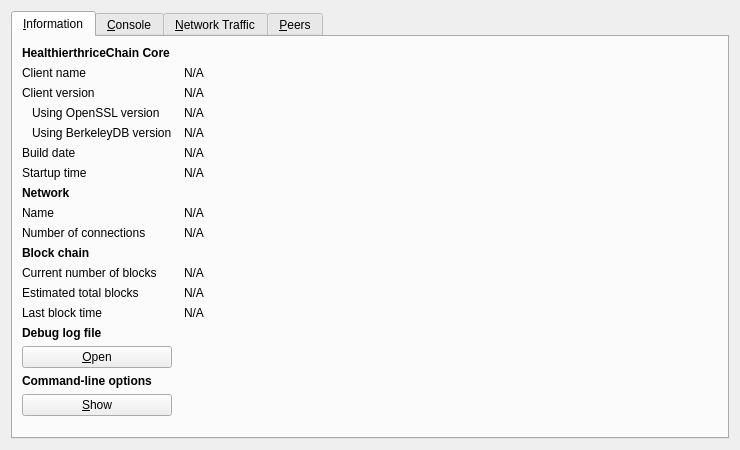
<?xml version="1.0" encoding="UTF-8"?>
<ui version="4.0">
 <class>RPCConsole</class>
 <widget class="QDialog" name="RPCConsole">
  <property name="geometry">
   <rect>
    <x>0</x>
    <y>0</y>
    <width>740</width>
    <height>450</height>
   </rect>
  </property>
  <property name="windowTitle">
   <string>HealthierthriceChain - Debug window</string>
  </property>
  <layout class="QVBoxLayout" name="verticalLayout_2">
   <item>
    <widget class="QTabWidget" name="tabWidget">
     <property name="currentIndex">
      <number>0</number>
     </property>
     <widget class="QWidget" name="tab_info">
      <attribute name="title">
       <string>&amp;Information</string>
      </attribute>
      <layout class="QGridLayout" name="gridLayout" columnstretch="0,1">
       <property name="horizontalSpacing">
        <number>12</number>
       </property>
       <item row="0" column="0">
        <widget class="QLabel" name="label_9">
         <property name="font">
          <font>
           <weight>75</weight>
           <bold>true</bold>
          </font>
         </property>
         <property name="text">
          <string>HealthierthriceChain Core</string>
         </property>
        </widget>
       </item>
       <item row="1" column="0">
        <widget class="QLabel" name="label_5">
         <property name="text">
          <string>Client name</string>
         </property>
        </widget>
       </item>
       <item row="1" column="1">
        <widget class="QLabel" name="clientName">
         <property name="cursor">
          <cursorShape>IBeamCursor</cursorShape>
         </property>
         <property name="text">
          <string>N/A</string>
         </property>
         <property name="textFormat">
          <enum>Qt::PlainText</enum>
         </property>
         <property name="textInteractionFlags">
          <set>Qt::LinksAccessibleByMouse|Qt::TextSelectableByKeyboard|Qt::TextSelectableByMouse</set>
         </property>
        </widget>
       </item>
       <item row="2" column="0">
        <widget class="QLabel" name="label_6">
         <property name="text">
          <string>Client version</string>
         </property>
        </widget>
       </item>
       <item row="2" column="1">
        <widget class="QLabel" name="clientVersion">
         <property name="cursor">
          <cursorShape>IBeamCursor</cursorShape>
         </property>
         <property name="text">
          <string>N/A</string>
         </property>
         <property name="textFormat">
          <enum>Qt::PlainText</enum>
         </property>
         <property name="textInteractionFlags">
          <set>Qt::LinksAccessibleByMouse|Qt::TextSelectableByKeyboard|Qt::TextSelectableByMouse</set>
         </property>
        </widget>
       </item>
       <item row="3" column="0">
        <widget class="QLabel" name="label_14">
         <property name="text">
          <string>Using OpenSSL version</string>
         </property>
         <property name="indent">
          <number>10</number>
         </property>
        </widget>
       </item>
       <item row="3" column="1">
        <widget class="QLabel" name="openSSLVersion">
         <property name="cursor">
          <cursorShape>IBeamCursor</cursorShape>
         </property>
         <property name="text">
          <string>N/A</string>
         </property>
         <property name="textFormat">
          <enum>Qt::PlainText</enum>
         </property>
         <property name="textInteractionFlags">
          <set>Qt::LinksAccessibleByMouse|Qt::TextSelectableByKeyboard|Qt::TextSelectableByMouse</set>
         </property>
        </widget>
       </item>
       <item row="4" column="0">
        <widget class="QLabel" name="label_berkeleyDBVersion">
         <property name="text">
          <string>Using BerkeleyDB version</string>
         </property>
         <property name="indent">
          <number>10</number>
         </property>
        </widget>
       </item>
       <item row="4" column="1">
        <widget class="QLabel" name="berkeleyDBVersion">
         <property name="cursor">
          <cursorShape>IBeamCursor</cursorShape>
         </property>
         <property name="text">
          <string>N/A</string>
         </property>
         <property name="textFormat">
          <enum>Qt::PlainText</enum>
         </property>
         <property name="textInteractionFlags">
          <set>Qt::LinksAccessibleByMouse|Qt::TextSelectableByKeyboard|Qt::TextSelectableByMouse</set>
         </property>
        </widget>
       </item>
       <item row="5" column="0">
        <widget class="QLabel" name="label_12">
         <property name="text">
          <string>Build date</string>
         </property>
        </widget>
       </item>
       <item row="5" column="1">
        <widget class="QLabel" name="buildDate">
         <property name="cursor">
          <cursorShape>IBeamCursor</cursorShape>
         </property>
         <property name="text">
          <string>N/A</string>
         </property>
         <property name="textFormat">
          <enum>Qt::PlainText</enum>
         </property>
         <property name="textInteractionFlags">
          <set>Qt::LinksAccessibleByMouse|Qt::TextSelectableByKeyboard|Qt::TextSelectableByMouse</set>
         </property>
        </widget>
       </item>
       <item row="6" column="0">
        <widget class="QLabel" name="label_13">
         <property name="text">
          <string>Startup time</string>
         </property>
        </widget>
       </item>
       <item row="6" column="1">
        <widget class="QLabel" name="startupTime">
         <property name="cursor">
          <cursorShape>IBeamCursor</cursorShape>
         </property>
         <property name="text">
          <string>N/A</string>
         </property>
         <property name="textFormat">
          <enum>Qt::PlainText</enum>
         </property>
         <property name="textInteractionFlags">
          <set>Qt::LinksAccessibleByMouse|Qt::TextSelectableByKeyboard|Qt::TextSelectableByMouse</set>
         </property>
        </widget>
       </item>
       <item row="7" column="0">
        <widget class="QLabel" name="label_11">
         <property name="font">
          <font>
           <weight>75</weight>
           <bold>true</bold>
          </font>
         </property>
         <property name="text">
          <string>Network</string>
         </property>
        </widget>
       </item>
       <item row="8" column="0">
        <widget class="QLabel" name="label_8">
         <property name="text">
          <string>Name</string>
         </property>
        </widget>
       </item>
       <item row="8" column="1">
        <widget class="QLabel" name="networkName">
         <property name="cursor">
          <cursorShape>IBeamCursor</cursorShape>
         </property>
         <property name="text">
          <string>N/A</string>
         </property>
         <property name="textFormat">
          <enum>Qt::PlainText</enum>
         </property>
         <property name="textInteractionFlags">
          <set>Qt::LinksAccessibleByMouse|Qt::TextSelectableByKeyboard|Qt::TextSelectableByMouse</set>
         </property>
        </widget>
       </item>
       <item row="9" column="0">
        <widget class="QLabel" name="label_7">
         <property name="text">
          <string>Number of connections</string>
         </property>
        </widget>
       </item>
       <item row="9" column="1">
        <widget class="QLabel" name="numberOfConnections">
         <property name="cursor">
          <cursorShape>IBeamCursor</cursorShape>
         </property>
         <property name="text">
          <string>N/A</string>
         </property>
         <property name="textFormat">
          <enum>Qt::PlainText</enum>
         </property>
         <property name="textInteractionFlags">
          <set>Qt::LinksAccessibleByMouse|Qt::TextSelectableByKeyboard|Qt::TextSelectableByMouse</set>
         </property>
        </widget>
       </item>
       <item row="10" column="0">
        <widget class="QLabel" name="label_10">
         <property name="font">
          <font>
           <weight>75</weight>
           <bold>true</bold>
          </font>
         </property>
         <property name="text">
          <string>Block chain</string>
         </property>
        </widget>
       </item>
       <item row="11" column="0">
        <widget class="QLabel" name="label_3">
         <property name="text">
          <string>Current number of blocks</string>
         </property>
        </widget>
       </item>
       <item row="11" column="1">
        <widget class="QLabel" name="numberOfBlocks">
         <property name="cursor">
          <cursorShape>IBeamCursor</cursorShape>
         </property>
         <property name="text">
          <string>N/A</string>
         </property>
         <property name="textFormat">
          <enum>Qt::PlainText</enum>
         </property>
         <property name="textInteractionFlags">
          <set>Qt::LinksAccessibleByMouse|Qt::TextSelectableByKeyboard|Qt::TextSelectableByMouse</set>
         </property>
        </widget>
       </item>
       <item row="12" column="0">
        <widget class="QLabel" name="label_4">
         <property name="text">
          <string>Estimated total blocks</string>
         </property>
        </widget>
       </item>
       <item row="12" column="1">
        <widget class="QLabel" name="totalBlocks">
         <property name="cursor">
          <cursorShape>IBeamCursor</cursorShape>
         </property>
         <property name="text">
          <string>N/A</string>
         </property>
         <property name="textFormat">
          <enum>Qt::PlainText</enum>
         </property>
         <property name="textInteractionFlags">
          <set>Qt::LinksAccessibleByMouse|Qt::TextSelectableByKeyboard|Qt::TextSelectableByMouse</set>
         </property>
        </widget>
       </item>
       <item row="13" column="0">
        <widget class="QLabel" name="label_2">
         <property name="text">
          <string>Last block time</string>
         </property>
        </widget>
       </item>
       <item row="13" column="1">
        <widget class="QLabel" name="lastBlockTime">
         <property name="cursor">
          <cursorShape>IBeamCursor</cursorShape>
         </property>
         <property name="text">
          <string>N/A</string>
         </property>
         <property name="textFormat">
          <enum>Qt::PlainText</enum>
         </property>
         <property name="textInteractionFlags">
          <set>Qt::LinksAccessibleByMouse|Qt::TextSelectableByKeyboard|Qt::TextSelectableByMouse</set>
         </property>
        </widget>
       </item>
       <item row="13" column="0">
        <spacer name="verticalSpacer_2">
         <property name="orientation">
          <enum>Qt::Vertical</enum>
         </property>
         <property name="sizeHint" stdset="0">
          <size>
           <width>20</width>
           <height>20</height>
          </size>
         </property>
        </spacer>
       </item>
       <item row="14" column="0">
        <widget class="QLabel" name="labelDebugLogfile">
         <property name="font">
          <font>
           <weight>75</weight>
           <bold>true</bold>
          </font>
         </property>
         <property name="text">
          <string>Debug log file</string>
         </property>
        </widget>
       </item>
       <item row="15" column="0">
        <widget class="QPushButton" name="openDebugLogfileButton">
         <property name="toolTip">
          <string>Open the HealthierthriceChain debug log file from the current data directory. This can take a few seconds for large log files.</string>
         </property>
         <property name="text">
          <string>&amp;Open</string>
         </property>
         <property name="autoDefault">
          <bool>false</bool>
         </property>
        </widget>
       </item>
       <item row="16" column="0">
        <widget class="QLabel" name="labelCLOptions">
         <property name="font">
          <font>
           <weight>75</weight>
           <bold>true</bold>
          </font>
         </property>
         <property name="text">
          <string>Command-line options</string>
         </property>
        </widget>
       </item>
       <item row="17" column="0">
        <widget class="QPushButton" name="showCLOptionsButton">
         <property name="toolTip">
          <string>Show the HealthierthriceChain help message to get a list with possible HealthierthriceChain command-line options.</string>
         </property>
         <property name="text">
          <string>&amp;Show</string>
         </property>
         <property name="autoDefault">
          <bool>false</bool>
         </property>
        </widget>
       </item>
       <item row="18" column="0">
        <spacer name="verticalSpacer">
         <property name="orientation">
          <enum>Qt::Vertical</enum>
         </property>
         <property name="sizeHint" stdset="0">
          <size>
           <width>20</width>
           <height>40</height>
          </size>
         </property>
        </spacer>
       </item>
      </layout>
     </widget>
     <widget class="QWidget" name="tab_console">
      <attribute name="title">
       <string>&amp;Console</string>
      </attribute>
      <layout class="QVBoxLayout" name="verticalLayout_3">
       <property name="spacing">
        <number>3</number>
       </property>
       <item>
        <widget class="QTextEdit" name="messagesWidget">
         <property name="minimumSize">
          <size>
           <width>0</width>
           <height>100</height>
          </size>
         </property>
         <property name="readOnly">
          <bool>true</bool>
         </property>
         <property name="tabKeyNavigation" stdset="0">
          <bool>false</bool>
         </property>
         <property name="columnCount" stdset="0">
          <number>2</number>
         </property>
        </widget>
       </item>
       <item>
        <layout class="QHBoxLayout" name="horizontalLayout">
         <property name="spacing">
          <number>3</number>
         </property>
         <item>
          <widget class="QLabel" name="label">
           <property name="text">
            <string notr="true">&gt;</string>
           </property>
          </widget>
         </item>
         <item>
          <widget class="QLineEdit" name="lineEdit"/>
         </item>
         <item>
          <widget class="QPushButton" name="clearButton">
           <property name="maximumSize">
            <size>
             <width>24</width>
             <height>24</height>
            </size>
           </property>
           <property name="toolTip">
            <string>Clear console</string>
           </property>
           <property name="text">
            <string/>
           </property>
           <property name="icon">
            <iconset resource="../bitcoin.qrc">
             <normaloff>:/icons/remove</normaloff>:/icons/remove</iconset>
           </property>
           <property name="shortcut">
            <string notr="true">Ctrl+L</string>
           </property>
           <property name="autoDefault">
            <bool>false</bool>
           </property>
          </widget>
         </item>
        </layout>
       </item>
      </layout>
     </widget>
     <widget class="QWidget" name="tab_nettraffic">
      <attribute name="title">
       <string>&amp;Network Traffic</string>
      </attribute>
      <layout class="QHBoxLayout" name="horizontalLayout_3">
       <item>
        <layout class="QVBoxLayout" name="verticalLayout_4">
         <item>
          <widget class="TrafficGraphWidget" name="trafficGraph" native="true">
           <property name="sizePolicy">
            <sizepolicy hsizetype="Expanding" vsizetype="Expanding">
             <horstretch>0</horstretch>
             <verstretch>0</verstretch>
            </sizepolicy>
           </property>
          </widget>
         </item>
         <item>
          <layout class="QHBoxLayout" name="horizontalLayout_2">
           <item>
            <widget class="QSlider" name="sldGraphRange">
             <property name="minimum">
              <number>1</number>
             </property>
             <property name="maximum">
              <number>288</number>
             </property>
             <property name="pageStep">
              <number>12</number>
             </property>
             <property name="value">
              <number>6</number>
             </property>
             <property name="orientation">
              <enum>Qt::Horizontal</enum>
             </property>
            </widget>
           </item>
           <item>
            <widget class="QLabel" name="lblGraphRange">
             <property name="minimumSize">
              <size>
               <width>100</width>
               <height>0</height>
              </size>
             </property>
             <property name="alignment">
              <set>Qt::AlignCenter</set>
             </property>
            </widget>
           </item>
           <item>
            <widget class="QPushButton" name="btnClearTrafficGraph">
             <property name="text">
              <string>&amp;Clear</string>
             </property>
             <property name="autoDefault">
              <bool>false</bool>
             </property>
            </widget>
           </item>
          </layout>
         </item>
        </layout>
       </item>
       <item>
        <layout class="QVBoxLayout" name="verticalLayout">
         <item>
          <widget class="QGroupBox" name="groupBox">
           <property name="title">
            <string>Totals</string>
           </property>
           <layout class="QVBoxLayout" name="verticalLayout_5">
            <item>
             <layout class="QHBoxLayout" name="horizontalLayout_4">
              <item>
               <widget class="Line" name="line">
                <property name="sizePolicy">
                 <sizepolicy hsizetype="Fixed" vsizetype="Fixed">
                  <horstretch>0</horstretch>
                  <verstretch>0</verstretch>
                 </sizepolicy>
                </property>
                <property name="minimumSize">
                 <size>
                  <width>10</width>
                  <height>0</height>
                 </size>
                </property>
                <property name="palette">
                 <palette>
                  <active>
                   <colorrole role="Light">
                    <brush brushstyle="SolidPattern">
                     <color alpha="255">
                      <red>0</red>
                      <green>255</green>
                      <blue>0</blue>
                     </color>
                    </brush>
                   </colorrole>
                  </active>
                  <inactive>
                   <colorrole role="Light">
                    <brush brushstyle="SolidPattern">
                     <color alpha="255">
                      <red>0</red>
                      <green>255</green>
                      <blue>0</blue>
                     </color>
                    </brush>
                   </colorrole>
                  </inactive>
                  <disabled>
                   <colorrole role="Light">
                    <brush brushstyle="SolidPattern">
                     <color alpha="255">
                      <red>0</red>
                      <green>255</green>
                      <blue>0</blue>
                     </color>
                    </brush>
                   </colorrole>
                  </disabled>
                 </palette>
                </property>
                <property name="orientation">
                 <enum>Qt::Horizontal</enum>
                </property>
               </widget>
              </item>
              <item>
               <widget class="QLabel" name="label_16">
                <property name="text">
                 <string>In:</string>
                </property>
               </widget>
              </item>
              <item>
               <widget class="QLabel" name="lblBytesIn">
                <property name="minimumSize">
                 <size>
                  <width>50</width>
                  <height>0</height>
                 </size>
                </property>
                <property name="alignment">
                 <set>Qt::AlignRight|Qt::AlignTrailing|Qt::AlignVCenter</set>
                </property>
               </widget>
              </item>
             </layout>
            </item>
            <item>
             <layout class="QHBoxLayout" name="horizontalLayout_5">
              <item>
               <widget class="Line" name="line_2">
                <property name="sizePolicy">
                 <sizepolicy hsizetype="Fixed" vsizetype="Fixed">
                  <horstretch>0</horstretch>
                  <verstretch>0</verstretch>
                 </sizepolicy>
                </property>
                <property name="minimumSize">
                 <size>
                  <width>10</width>
                  <height>0</height>
                 </size>
                </property>
                <property name="palette">
                 <palette>
                  <active>
                   <colorrole role="Light">
                    <brush brushstyle="SolidPattern">
                     <color alpha="255">
                      <red>255</red>
                      <green>0</green>
                      <blue>0</blue>
                     </color>
                    </brush>
                   </colorrole>
                  </active>
                  <inactive>
                   <colorrole role="Light">
                    <brush brushstyle="SolidPattern">
                     <color alpha="255">
                      <red>255</red>
                      <green>0</green>
                      <blue>0</blue>
                     </color>
                    </brush>
                   </colorrole>
                  </inactive>
                  <disabled>
                   <colorrole role="Light">
                    <brush brushstyle="SolidPattern">
                     <color alpha="255">
                      <red>255</red>
                      <green>0</green>
                      <blue>0</blue>
                     </color>
                    </brush>
                   </colorrole>
                  </disabled>
                 </palette>
                </property>
                <property name="orientation">
                 <enum>Qt::Horizontal</enum>
                </property>
               </widget>
              </item>
              <item>
               <widget class="QLabel" name="label_17">
                <property name="text">
                 <string>Out:</string>
                </property>
               </widget>
              </item>
              <item>
               <widget class="QLabel" name="lblBytesOut">
                <property name="minimumSize">
                 <size>
                  <width>50</width>
                  <height>0</height>
                 </size>
                </property>
                <property name="alignment">
                 <set>Qt::AlignRight|Qt::AlignTrailing|Qt::AlignVCenter</set>
                </property>
               </widget>
              </item>
             </layout>
            </item>
            <item>
             <spacer name="verticalSpacer_4">
              <property name="orientation">
               <enum>Qt::Vertical</enum>
              </property>
              <property name="sizeHint" stdset="0">
               <size>
                <width>20</width>
                <height>407</height>
               </size>
              </property>
             </spacer>
            </item>
           </layout>
          </widget>
         </item>
        </layout>
       </item>
      </layout>
     </widget>
     <widget class="QWidget" name="tab_peers">
      <attribute name="title">
       <string>&amp;Peers</string>
      </attribute>
      <layout class="QGridLayout" name="gridLayout_2">
       <item row="0" column="0" rowspan="2">
        <widget class="QTableView" name="peerWidget">
         <property name="horizontalScrollBarPolicy">
          <enum>Qt::ScrollBarAsNeeded</enum>
         </property>
         <property name="sortingEnabled">
          <bool>true</bool>
         </property>
         <attribute name="horizontalHeaderHighlightSections">
          <bool>false</bool>
         </attribute>
        </widget>
       </item>
       <item row="0" column="1">
        <widget class="QLabel" name="peerHeading">
         <property name="sizePolicy">
          <sizepolicy hsizetype="Preferred" vsizetype="Minimum">
           <horstretch>0</horstretch>
           <verstretch>0</verstretch>
          </sizepolicy>
         </property>
         <property name="minimumSize">
          <size>
           <width>300</width>
           <height>32</height>
          </size>
         </property>
         <property name="font">
          <font>
           <pointsize>10</pointsize>
          </font>
         </property>
         <property name="cursor">
          <cursorShape>IBeamCursor</cursorShape>
         </property>
         <property name="text">
          <string>Select a peer to view detailed information.</string>
         </property>
         <property name="alignment">
          <set>Qt::AlignHCenter|Qt::AlignTop</set>
         </property>
         <property name="wordWrap">
          <bool>true</bool>
         </property>
         <property name="textInteractionFlags">
          <set>Qt::LinksAccessibleByMouse|Qt::TextSelectableByKeyboard|Qt::TextSelectableByMouse</set>
         </property>
        </widget>
       </item>
       <item row="1" column="1">
        <widget class="QWidget" name="detailWidget" native="true">
         <property name="minimumSize">
          <size>
           <width>300</width>
           <height>0</height>
          </size>
         </property>
         <layout class="QGridLayout" name="gridLayout_3">
          <item row="0" column="0">
           <widget class="QLabel" name="label_23">
            <property name="text">
             <string>Peer ID</string>
            </property>
           </widget>
          </item>
          <item row="0" column="2">
           <widget class="QLabel" name="peerId">
            <property name="cursor">
             <cursorShape>IBeamCursor</cursorShape>
            </property>
            <property name="text">
             <string>N/A</string>
            </property>
            <property name="textFormat">
             <enum>Qt::PlainText</enum>
            </property>
            <property name="textInteractionFlags">
             <set>Qt::LinksAccessibleByMouse|Qt::TextSelectableByKeyboard|Qt::TextSelectableByMouse</set>
            </property>
           </widget>
          </item>
          <item row="1" column="0">
           <widget class="QLabel" name="label_23">
            <property name="text">
             <string>Direction</string>
            </property>
           </widget>
          </item>
          <item row="1" column="2">
           <widget class="QLabel" name="peerDirection">
            <property name="cursor">
             <cursorShape>IBeamCursor</cursorShape>
            </property>
            <property name="text">
             <string>N/A</string>
            </property>
            <property name="textFormat">
             <enum>Qt::PlainText</enum>
            </property>
            <property name="textInteractionFlags">
             <set>Qt::LinksAccessibleByMouse|Qt::TextSelectableByKeyboard|Qt::TextSelectableByMouse</set>
            </property>
           </widget>
          </item>
          <item row="2" column="0">
           <widget class="QLabel" name="label_21">
            <property name="text">
             <string>Version</string>
            </property>
           </widget>
          </item>
          <item row="2" column="2">
           <widget class="QLabel" name="peerVersion">
            <property name="cursor">
             <cursorShape>IBeamCursor</cursorShape>
            </property>
            <property name="text">
             <string>N/A</string>
            </property>
            <property name="textFormat">
             <enum>Qt::PlainText</enum>
            </property>
            <property name="textInteractionFlags">
             <set>Qt::LinksAccessibleByMouse|Qt::TextSelectableByKeyboard|Qt::TextSelectableByMouse</set>
            </property>
           </widget>
          </item>
          <item row="3" column="0">
           <widget class="QLabel" name="label_28">
            <property name="text">
             <string>User Agent</string>
            </property>
           </widget>
          </item>
          <item row="3" column="2">
           <widget class="QLabel" name="peerSubversion">
            <property name="cursor">
             <cursorShape>IBeamCursor</cursorShape>
            </property>
            <property name="text">
             <string>N/A</string>
            </property>
            <property name="textFormat">
             <enum>Qt::PlainText</enum>
            </property>
            <property name="textInteractionFlags">
             <set>Qt::LinksAccessibleByMouse|Qt::TextSelectableByKeyboard|Qt::TextSelectableByMouse</set>
            </property>
           </widget>
          </item>
          <item row="4" column="0">
           <widget class="QLabel" name="label_4">
            <property name="text">
             <string>Services</string>
            </property>
           </widget>
          </item>
          <item row="4" column="2">
           <widget class="QLabel" name="peerServices">
            <property name="cursor">
             <cursorShape>IBeamCursor</cursorShape>
            </property>
            <property name="text">
             <string>N/A</string>
            </property>
            <property name="textFormat">
             <enum>Qt::PlainText</enum>
            </property>
            <property name="textInteractionFlags">
             <set>Qt::LinksAccessibleByMouse|Qt::TextSelectableByKeyboard|Qt::TextSelectableByMouse</set>
            </property>
           </widget>
          </item>
          <item row="5" column="0">
           <widget class="QLabel" name="label_29">
            <property name="text">
             <string>Starting Height</string>
            </property>
           </widget>
          </item>
          <item row="5" column="2">
           <widget class="QLabel" name="peerHeight">
            <property name="cursor">
             <cursorShape>IBeamCursor</cursorShape>
            </property>
            <property name="text">
             <string>N/A</string>
            </property>
            <property name="textFormat">
             <enum>Qt::PlainText</enum>
            </property>
            <property name="textInteractionFlags">
             <set>Qt::LinksAccessibleByMouse|Qt::TextSelectableByKeyboard|Qt::TextSelectableByMouse</set>
            </property>
           </widget>
          </item>
          <item row="6" column="0">
           <widget class="QLabel" name="label_27">
            <property name="text">
             <string>Sync Height</string>
            </property>
           </widget>
          </item>
          <item row="6" column="2">
           <widget class="QLabel" name="peerSyncHeight">
            <property name="cursor">
             <cursorShape>IBeamCursor</cursorShape>
            </property>
            <property name="text">
             <string>N/A</string>
            </property>
            <property name="textFormat">
             <enum>Qt::PlainText</enum>
            </property>
            <property name="textInteractionFlags">
             <set>Qt::LinksAccessibleByMouse|Qt::TextSelectableByKeyboard|Qt::TextSelectableByMouse</set>
            </property>
           </widget>
          </item>
          <item row="7" column="0">
           <widget class="QLabel" name="label_24">
            <property name="text">
             <string>Ban Score</string>
            </property>
           </widget>
          </item>
          <item row="7" column="2">
           <widget class="QLabel" name="peerBanScore">
            <property name="cursor">
             <cursorShape>IBeamCursor</cursorShape>
            </property>
            <property name="text">
             <string>N/A</string>
            </property>
            <property name="textFormat">
             <enum>Qt::PlainText</enum>
            </property>
            <property name="textInteractionFlags">
             <set>Qt::LinksAccessibleByMouse|Qt::TextSelectableByKeyboard|Qt::TextSelectableByMouse</set>
            </property>
           </widget>
          </item>
          <item row="8" column="0">
           <widget class="QLabel" name="label_22">
            <property name="text">
             <string>Connection Time</string>
            </property>
           </widget>
          </item>
          <item row="8" column="2">
           <widget class="QLabel" name="peerConnTime">
            <property name="cursor">
             <cursorShape>IBeamCursor</cursorShape>
            </property>
            <property name="text">
             <string>N/A</string>
            </property>
            <property name="textFormat">
             <enum>Qt::PlainText</enum>
            </property>
            <property name="textInteractionFlags">
             <set>Qt::LinksAccessibleByMouse|Qt::TextSelectableByKeyboard|Qt::TextSelectableByMouse</set>
            </property>
           </widget>
          </item>
          <item row="9" column="0">
           <widget class="QLabel" name="label_15">
            <property name="text">
             <string>Last Send</string>
            </property>
           </widget>
          </item>
          <item row="9" column="2">
           <widget class="QLabel" name="peerLastSend">
            <property name="cursor">
             <cursorShape>IBeamCursor</cursorShape>
            </property>
            <property name="text">
             <string>N/A</string>
            </property>
            <property name="textFormat">
             <enum>Qt::PlainText</enum>
            </property>
            <property name="textInteractionFlags">
             <set>Qt::LinksAccessibleByMouse|Qt::TextSelectableByKeyboard|Qt::TextSelectableByMouse</set>
            </property>
           </widget>
          </item>
          <item row="10" column="0">
           <widget class="QLabel" name="label_19">
            <property name="text">
             <string>Last Receive</string>
            </property>
           </widget>
          </item>
          <item row="10" column="2">
           <widget class="QLabel" name="peerLastRecv">
            <property name="cursor">
             <cursorShape>IBeamCursor</cursorShape>
            </property>
            <property name="text">
             <string>N/A</string>
            </property>
            <property name="textFormat">
             <enum>Qt::PlainText</enum>
            </property>
            <property name="textInteractionFlags">
             <set>Qt::LinksAccessibleByMouse|Qt::TextSelectableByKeyboard|Qt::TextSelectableByMouse</set>
            </property>
           </widget>
          </item>
          <item row="11" column="0">
           <widget class="QLabel" name="label_18">
            <property name="text">
             <string>Bytes Sent</string>
            </property>
           </widget>
          </item>
          <item row="11" column="2">
           <widget class="QLabel" name="peerBytesSent">
            <property name="cursor">
             <cursorShape>IBeamCursor</cursorShape>
            </property>
            <property name="text">
             <string>N/A</string>
            </property>
            <property name="textFormat">
             <enum>Qt::PlainText</enum>
            </property>
            <property name="textInteractionFlags">
             <set>Qt::LinksAccessibleByMouse|Qt::TextSelectableByKeyboard|Qt::TextSelectableByMouse</set>
            </property>
           </widget>
          </item>
          <item row="12" column="0">
           <widget class="QLabel" name="label_20">
            <property name="text">
             <string>Bytes Received</string>
            </property>
           </widget>
          </item>
          <item row="12" column="2">
           <widget class="QLabel" name="peerBytesRecv">
            <property name="cursor">
             <cursorShape>IBeamCursor</cursorShape>
            </property>
            <property name="text">
             <string>N/A</string>
            </property>
            <property name="textFormat">
             <enum>Qt::PlainText</enum>
            </property>
            <property name="textInteractionFlags">
             <set>Qt::LinksAccessibleByMouse|Qt::TextSelectableByKeyboard|Qt::TextSelectableByMouse</set>
            </property>
           </widget>
          </item>
          <item row="13" column="0">
           <widget class="QLabel" name="label_26">
            <property name="text">
             <string>Ping Time</string>
            </property>
           </widget>
          </item>
          <item row="13" column="2">
           <widget class="QLabel" name="peerPingTime">
            <property name="cursor">
             <cursorShape>IBeamCursor</cursorShape>
            </property>
            <property name="text">
             <string>N/A</string>
            </property>
            <property name="textFormat">
             <enum>Qt::PlainText</enum>
            </property>
            <property name="textInteractionFlags">
             <set>Qt::LinksAccessibleByMouse|Qt::TextSelectableByKeyboard|Qt::TextSelectableByMouse</set>
            </property>
           </widget>
          </item>
          <item row="14" column="0">
           <widget class="QLabel" name="label_timeoffset">
            <property name="text">
             <string>Time Offset</string>
            </property>
           </widget>
          </item>
          <item row="14" column="2">
           <widget class="QLabel" name="timeoffset">
            <property name="cursor">
             <cursorShape>IBeamCursor</cursorShape>
            </property>
            <property name="text">
             <string>N/A</string>
            </property>
            <property name="textFormat">
             <enum>Qt::PlainText</enum>
            </property>
            <property name="textInteractionFlags">
             <set>Qt::LinksAccessibleByMouse|Qt::TextSelectableByKeyboard|Qt::TextSelectableByMouse</set>
            </property>
           </widget>
          </item>
          <item row="15" column="1">
           <spacer name="verticalSpacer_3">
            <property name="orientation">
             <enum>Qt::Vertical</enum>
            </property>
            <property name="sizeHint" stdset="0">
             <size>
              <width>20</width>
              <height>40</height>
             </size>
            </property>
           </spacer>
          </item>
         </layout>
        </widget>
       </item>
      </layout>
     </widget>
    </widget>
   </item>
  </layout>
 </widget>
 <customwidgets>
  <customwidget>
   <class>TrafficGraphWidget</class>
   <extends>QWidget</extends>
   <header>trafficgraphwidget.h</header>
   <container>1</container>
   <slots>
    <slot>clear()</slot>
   </slots>
  </customwidget>
 </customwidgets>
 <resources>
  <include location="../bitcoin.qrc"/>
 </resources>
 <connections/>
</ui>
